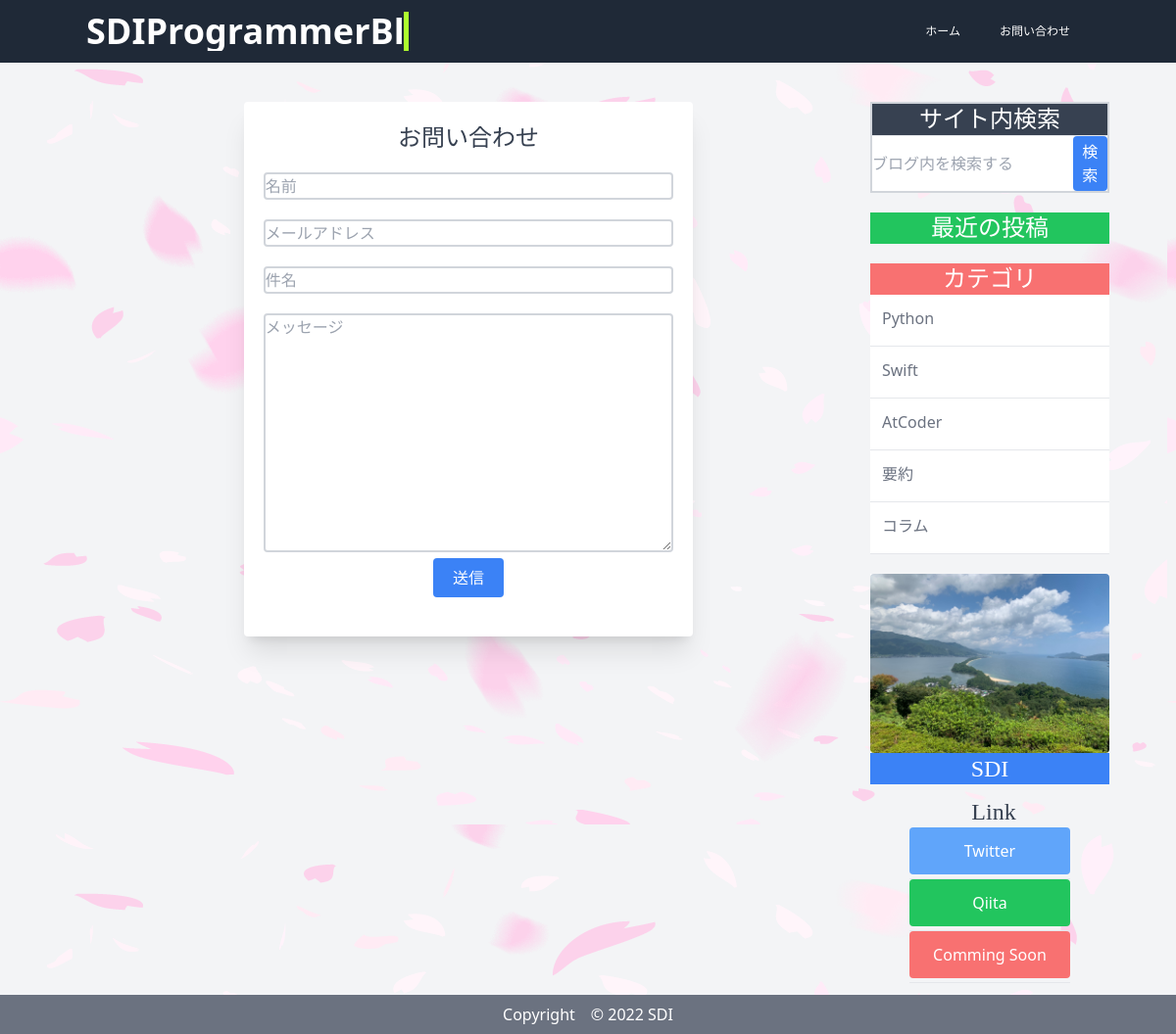
Page /contact/ on the committed database.
### app/models.py (models this page shows)
class Category(models.Model):
    name = models.CharField("カテゴリ",max_length=20)
    def __str__(self):
        return self.name

### app/views.py (the view, shortened to what this page needs)
# urls.py: path('contact/',views.ContactView.as_view(),name="contact"),
class ContactView(View):
    def get(self,request,*args,**kwargs):
        form = ContactForm(request.POST or None)
        return render(request,"app/contact.html",{
            "form":form
        })

### app/forms.py
class ContactForm(forms.Form):
    name    = forms.CharField(max_length=30,label="名前")
    email   = forms.EmailField(max_length=30,label="メールアドレス")
    title   = forms.CharField(max_length=30, label="件名")
    message = forms.CharField(label="お問い合わせ内容",widget=forms.Textarea())

### app/context_processors.py (called while the page is built)
def common(request):
    category_data = Category.objects.all
    content = {
        "category_data":category_data
    }
    return content

### app/templates/app/contact.html (shortened to what this page needs)
{% extends 'app/base.html' %}
{% load widget_tweaks %}
{% block content %}
<div class="bg-white  rounded overflow-hidden shadow-xl pt-5 mx-auto w-3/5">
    <h1 class="text-center text-2xl text-gray-700">お問い合わせ</h2>
    <form action="" method="POST">
        <div class="m-5">
            {% render_field form.name class="mb-5 w-full border-solid border-gray-300 border-2 rounded" placeholder="名前" %}
            {% render_field form.email class="mb-5 w-full border-solid border-gray-300 border-2 rounded" placeholder="メールアドレス" %}
            {% render_field form.title class="mb-5 w-full border-solid border-gray-300 border-2 rounded" placeholder="件名" %}
            {% render_field form.message class="<mb-5></mb-5> w-full border-solid border-gray-300 border-2 rounded" placeholder="メッセージ" %}
            <div class="flex justify-center">
                <button class="mb-5 px-5 py-2 bg-blue-500 rounded text-white" type="submit"> 送信</button>
            </div>
        </div>
    </form>
</div>
{% endblock content %}

### app/templates/app/base.html (shortened to what this page needs)
{% load  static %}
<!DOCTYPE html>
<html lang="ja">
<head>
    <link href="{% static 'mdeditor/css/editormd.min.css' %}" rel="stylesheet">
    <link href="{% static 'mdeditor/css/editormd.preview.css' %}" rel="stylesheet">
    <link rel="stylesheet" href="{% static "css/style.css" %} ">
    <link rel="stylesheet" href="{% static "css/style.min.css" %}">
    <link rel="stylesheet" href="{% static "css/animation.css" %} ">
    <script src="https://cdn.tailwindcss.com"></script>
</head>
<div class="bg-gray-800 px-5" >
    <header class="container mx-auto text-white pt-5 md:pt-0" >
        <div class="md:flex justify-between items-center">
            <h1 class="header-title text-2xl font-semibold md:text-4xl">
                <a class="block typing hover:scale-110 " href="{% url "index"%}">SDIProgrammerBlog</a>
            </h1>
            <div class="md:block">
                <ul class=" flex justify-start my-4 md: justify-end">
                        <li><a class="text-xs block hover:bg-gray-700 md: px-5 py-2   text-base"href="{% url "index" %}">ホーム</a></li>
                    {% if user.is_authenticated %}
                        <li ><a class="text-xs block   hover:bg-gray-700 md:  px-5 py-2  text-base"href="{% url "create_new" %}">投稿</a></li>
                        <li ><a class="text-xs block  hover:bg-gray-700 md: px-5 py-2   text-base"href="{% url "account_logout"%}">ログアウト</a></li>
                    {% else %}
                        <li ><a class="text-xs block hover:bg-gray-700 md:  px-5 py-2  text-base"href="{% url "contact" %}">お問い合わせ</a></li>
                    {% endif %}
                </ul>
            </div>
        </div>
    </header>
</div>
<body class="bg-gray-100 w-full h-full "style="background-image: url({% static 'images/hana.png' %});" >
    <main　class="">
        <div class="container mx-auto  mt-0 md:grid grid-cols-4 gap-4 md:mt-10">
            <div  class="col-span-3 w-full mx-2">
                {% block content %}
                {% endblock %}
            </div>
            <div class="w-full m-0  pt-5 md: inline-block md:ml-5 md:pt-0 ">
                <div class="mb-5 border-solid border-gray-300 border-2 bg-white" >
                    <h1 class="text-2xl text-center  font-serif  text-white bg-gray-700">サイト内検索</h1>
                    <form class="flex"action="{% url "search" %}" method="get">
                        <input class="w-full" type="text" name="keyword" placeholder="ブログ内を検索する">
                        <button class="w-1/6 bg-blue-500  p-1 rounded text-white" type="submit">検索</button>
                    </form>
                </div>
                <ul class="bg-white mb-5">
                    <h1 class="text-2xl text-center text-white font-serif bg-green-500 block ">最近の投稿</h1>
                </ul>
                <div class="mb-5">
                    <h1 class="text-2xl text-center  font-serif bg-red-400 text-white">カテゴリ</h1>
                    <ul class="bg-white mb-5">
                        {% for category in category_data %}
                            <li><a href="{% url "category" category %}" class="block  bg-white text-gray-500 p-3 mb-1 hover:scale-110 hover:text-black">{{ category.name }}</a></li>
                            <hr>
                        {% endfor %}
                    </ul>
                </div>
                <div class="bg-white m-auto py-3  w-full mb-3 md:py-0 md: m-0">
                    <div class="flex md:inline-block">
                        <img class="rounded w-2/5 mx-3 md:mx-0 md:w-full" src="{% static "images/img3.jpg" %}" height="80%" %>
                        <div class="">
                            <h1 class="bg-blue-500 text-2xl text-center text-white font-serif">SDI</h1>
                        </div>
                    </div>
                </div>
                <h1 class="text-2xl text-gray-700 text-center font-serif md:ml-2">Link</h1>
                <ul class=" mb-3 text-white text-center mx-20  md:mx-10">
                    <li><a href="https://twitter.com/sdi2025" class="block  text-white-500 bg-blue-400 rounded p-3 mb-1  hover:scale-110 hover:bg-blue-300">Twitter</a></li>
                    <li><a href="https://qiita.com/sdi2025" class="block  text-white-500 bg-green-500 rounded p-3 mb-1  hover:scale-110 hover:bg-green-400 ">Qiita</a></li>
                    <li><a href="" class="block  text-white-500 bg-red-400 rounded p-3 mb-1  hover:scale-110 hover:bg-red-300">Comming Soon</a></li>
                    <hr>
                </ul>
            </div>
        </div>
    </main>
    <footer class="absolute w-full py-2 bg-gray-500 text-white">
        <p class="m-0 text-center"> Copyright　© 2022 SDI </p>
    </footer>
</body>
</html>

### static/css/animation.css (style rules this page uses)
.header-title a { width: 16ch; animation: typing 2.5s steps(18), blink 1.1s steps(1) infinite; white-space: nowrap; overflow: hidden; border-right: 5px solid; border-color: greenyellow; }

### rows in the picture
Category: name "Python"
Category: name "Swift"
Category: name "AtCoder"
Category: name "要約"
Category: name "コラム"
